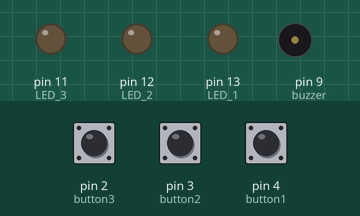
Recording of a sketch running on a simulated Arduino Uno, built with avr-gcc and run on an emulated ATmega328P. On the bench: output pins drawn as LEDs (lit = HIGH), buzzer (waves = sounding). The test bench sets the inputs (shaded band); at power-on: pin 2 (button3) HIGH, pin 3 (button2) HIGH, pin 4 (button1) HIGH.

Above: at 1.2 s.
1.3 s: pin 2 (button3) pulled LOW for 0.15 s
At 1.7 s:
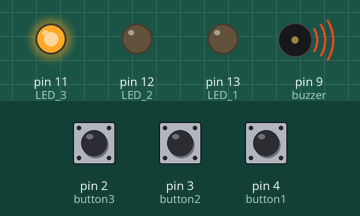
3.6 s: pin 3 (button2) pulled LOW for 1 s
At 4.0 s:
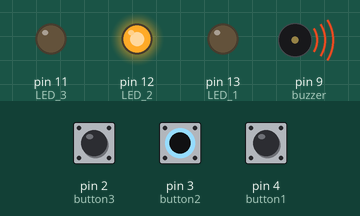
6.3 s: pin 4 (button1) pulled LOW for 3.2 s
At 6.7 s:
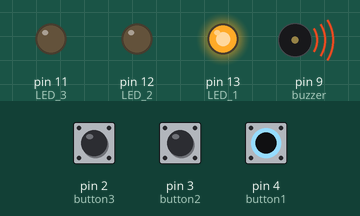
11.0 s: pin 2 (button3) pulled LOW for 3.2 s
At 14.7 s:
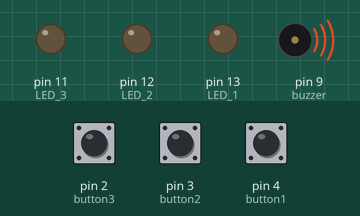
15.7 s: pin 3 (button2) pulled LOW for 3.2 s
At 20.6 s:
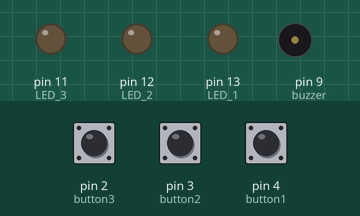
Timing chart, 0 to 21.4 s (numbered marks = the images above; inputs shaded):
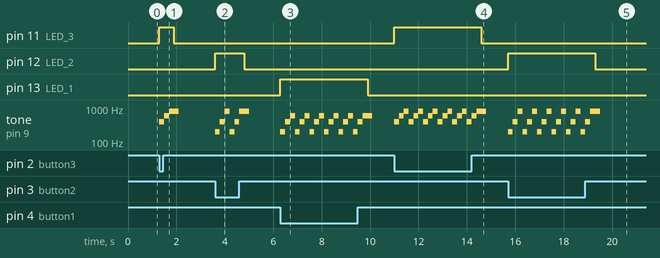

Measured:
- after the input at 1.3 s, pin 11 (LED_3): LOW → HIGH at once, → LOW 0.60 s later; tone on pin 9 (buzzer): silent → 400 Hz at once, → 600 Hz 0.20 s later, → 800 Hz 0.20 s later, → silent 0.40 s later
- after the input at 3.6 s, pin 12 (LED_2): LOW → HIGH at once, → LOW 1.2 s later; tone on pin 9 (buzzer): plays 200 Hz for 0.20 s, 400 Hz for 0.20 s, 800 Hz for 0.20 s, 200 Hz for 0.20 s, 400 Hz for 0.20 s, 800 Hz for 0.40 s, starting at once
- after the input at 6.3 s, pin 13 (LED_1): LOW → HIGH at once, → LOW 3.6 s later; tone on pin 9 (buzzer): plays 200 Hz for 0.20 s, 400 Hz for 0.20 s, 600 Hz for 0.20 s, 200 Hz for 0.20 s, 400 Hz for 0.20 s, 600 Hz for 0.20 s … (18 notes in this stretch), starting at once
- after the input at 11.0 s, pin 11 (LED_3): LOW → HIGH at once, → LOW 3.6 s later; tone on pin 9 (buzzer): plays 400 Hz for 0.20 s, 600 Hz for 0.20 s, 800 Hz for 0.20 s, 400 Hz for 0.20 s, 600 Hz for 0.20 s, 800 Hz for 0.20 s … (18 notes in this stretch), starting at once
- after the input at 15.7 s, pin 12 (LED_2): LOW → HIGH at once, → LOW 3.6 s later; tone on pin 9 (buzzer): plays 200 Hz for 0.20 s, 400 Hz for 0.20 s, 800 Hz for 0.20 s, 200 Hz for 0.20 s, 400 Hz for 0.20 s, 800 Hz for 0.20 s … (18 notes in this stretch), starting at once

The sketch:

atolye01.ino
```cpp
const int LED_1 = 13; //Led 1 13. pine bağlı
const int LED_2 = 12;
const int LED_3 = 11;
const int button1 = 4;
const int button2 = 3;
const int button3 = 2;
const int buzzer = 9;

int button_state1 = 0; // butona basılıp basılmadığı
int button_state2 = 0;
int button_state3 = 0;

int button_press = 0; // hangi butona basıldığını tutma

void setup() {

  pinMode(LED_1, OUTPUT);
  pinMode(LED_2, OUTPUT);
  pinMode(LED_3, OUTPUT);
  pinMode(buzzer, OUTPUT);

  pinMode(button1, INPUT_PULLUP);
  pinMode(button2, INPUT_PULLUP);
  pinMode(button3, INPUT_PULLUP);

}

void loop(){

  button_state1 = digitalRead(button1);
  button_state2 = digitalRead(button2);
  button_state3 = digitalRead(button3);

  if (!button_state1 && button_state2 && button_state3) //0 1 1
      button_press = 1;
  else if (button_state1 && !button_state2 && button_state3) // 1 0 1
      button_press = 2;
  else if (button_state1 && button_state2 && !button_state3) //1 1 0
      button_press = 3;
  else button_press = 0;

    scanButtons();
}

void scanButtons() {

  switch (button_press) {

    case 1:
    digitalWrite(LED_1,HIGH); //led 1i 1 yapar
    tone(buzzer,200,400); //buzzer, kaç Hz, ne kadar çalsın
    delay(200); // gecikme
    digitalWrite(LED_1,HIGH);
    tone(buzzer,400,400);
    delay(200);
    digitalWrite(LED_1,HIGH);
    tone(buzzer,600,400);
    delay(200);
    digitalWrite(LED_1,LOW);
    break;

    case 2:
    digitalWrite(LED_2,HIGH); //led 1i 1 yapar
    tone(buzzer,200,400); //buzzer, kaç Hz, ne kadar çalsın
    delay(200); // gecikme
    digitalWrite(LED_2,HIGH);
    tone(buzzer,400,400);
    delay(200);
    digitalWrite(LED_2,HIGH);
    tone(buzzer,800,400);
    delay(200);
    digitalWrite(LED_2,LOW);
    break;

    case 3:
    digitalWrite(LED_3,HIGH); //led 1i 1 yapar
    tone(buzzer,400,400); //buzzer, kaç Hz, ne kadar çalsın
    delay(200); // gecikme
    digitalWrite(LED_3,HIGH);
    tone(buzzer,600,400);
    delay(200);
    digitalWrite(LED_3,HIGH);
    tone(buzzer,800,400);
    delay(200);
    digitalWrite(LED_3,LOW);
    break;

    default:
    return;

  }
}
```
